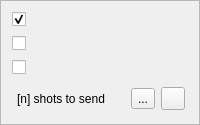
       <widget class="QFrame" name="frame">
        <property name="sizePolicy">
         <sizepolicy hsizetype="Expanding" vsizetype="Preferred">
          <horstretch>0</horstretch>
          <verstretch>0</verstretch>
         </sizepolicy>
        </property>
        <property name="frameShape">
         <enum>QFrame::Shape::StyledPanel</enum>
        </property>
        <layout class="QVBoxLayout" name="verticalLayout_2">
         <property name="spacing">
          <number>9</number>
         </property>
         <property name="sizeConstraint">
          <enum>QLayout::SizeConstraint::SetDefaultConstraint</enum>
         </property>
         <item>
          <layout class="QHBoxLayout" name="horizontalLayout_blacs">
           <property name="spacing">
            <number>4</number>
           </property>
           <item>
            <widget class="QCheckBox" name="checkBox_run_shots">
             <property name="toolTip">
              <string>Send compiled shot files to the hardware</string>
             </property>
             <property name="text">
              <string/>
             </property>
             <property name="checked">
              <bool>true</bool>
             </property>
            </widget>
           </item>
           <item>
            <widget class="QLabel" name="checkBox_run_shots_icon">
             <property name="text">
              <string/>
             </property>
            </widget>
           </item>
           <item>
            <layout class="QHBoxLayout" name="blacs_link_layout"/>
           </item>
           <item>
            <spacer name="horizontalSpacer_blacs">
             <property name="orientation">
              <enum>Qt::Orientation::Horizontal</enum>
             </property>
             <property name="sizeHint" stdset="0">
              <size>
               <width>0</width>
               <height>0</height>
              </size>
             </property>
            </spacer>
           </item>
          </layout>
         </item>
         <item>
          <layout class="QHBoxLayout" name="horizontalLayout_runviewer">
           <property name="spacing">
            <number>4</number>
           </property>
           <item>
            <widget class="QCheckBox" name="checkBox_view_shots">
             <property name="toolTip">
              <string>Open the shot files in runviewer after compilation</string>
             </property>
             <property name="text">
              <string/>
             </property>
            </widget>
           </item>
           <item>
            <widget class="QLabel" name="checkBox_view_shots_icon">
             <property name="text">
              <string/>
             </property>
            </widget>
           </item>
           <item>
            <layout class="QHBoxLayout" name="runviewer_link_layout"/>
           </item>
           <item>
            <spacer name="horizontalSpacer_runviewer">
             <property name="orientation">
              <enum>Qt::Orientation::Horizontal</enum>
             </property>
             <property name="sizeHint" stdset="0">
              <size>
               <width>0</width>
               <height>0</height>
              </size>
             </property>
            </spacer>
           </item>
          </layout>
         </item>
         <item>
          <layout class="QHBoxLayout" name="horizontalLayout_lyse">
           <property name="spacing">
            <number>4</number>
           </property>
           <item>
            <widget class="QCheckBox" name="send_to_server">
             <property name="focusPolicy">
              <enum>Qt::NoFocus</enum>
             </property>
             <property name="toolTip">
              <string>Send completed shot files for analysis</string>
             </property>
             <property name="text">
              <string/>
             </property>
            </widget>
           </item>
           <item>
            <widget class="QLabel" name="send_to_server_icon">
             <property name="text">
              <string/>
             </property>
            </widget>
           </item>
           <item>
            <layout class="QHBoxLayout" name="lyse_link_layout"/>
           </item>
           <item>
            <spacer name="horizontalSpacer_lyse">
             <property name="orientation">
              <enum>Qt::Orientation::Horizontal</enum>
             </property>
             <property name="sizeHint" stdset="0">
              <size>
               <width>0</width>
               <height>0</height>
              </size>
             </property>
            </spacer>
           </item>
          </layout>
         </item>
         <item>
          <widget class="QFrame" name="failed_to_send_frame">
           <property name="styleSheet">
            <string notr="true">QFrame{background-color: '#FF9999'};</string>
           </property>
           <property name="frameShape">
            <enum>QFrame::NoFrame</enum>
           </property>
           <property name="frameShadow">
            <enum>QFrame::Raised</enum>
           </property>
           <layout class="QHBoxLayout" name="horizontalLayout_failed_to_send">
            <property name="leftMargin">
             <number>5</number>
            </property>
            <property name="topMargin">
             <number>3</number>
            </property>
            <property name="rightMargin">
             <number>3</number>
            </property>
            <property name="bottomMargin">
             <number>3</number>
            </property>
            <item>
             <widget class="QLabel" name="resend_shots_label">
              <property name="text">
               <string>[n] shots to send</string>
              </property>
             </widget>
            </item>
            <item>
             <widget class="QToolButton" name="retry_button">
              <property name="toolTip">
               <string>Retry now</string>
              </property>
              <property name="text">
               <string>...</string>
              </property>
              <property name="icon">
               <iconset>
                <normaloff>:/qtutils/fugue/arrow-circle.png</normaloff>:/qtutils/fugue/arrow-circle.png</iconset>
              </property>
             </widget>
            </item>
            <item>
             <widget class="QToolButton" name="clear_unsent_shots_button">
              <property name="toolTip">
               <string>Clear</string>
              </property>
              <property name="text">
               <string/>
              </property>
              <property name="icon">
               <iconset>
                <normaloff>:/qtutils/fugue/minus.png</normaloff>:/qtutils/fugue/minus.png</iconset>
              </property>
             </widget>
            </item>
           </layout>
          </widget>
         </item>
        </layout>
       </widget>
